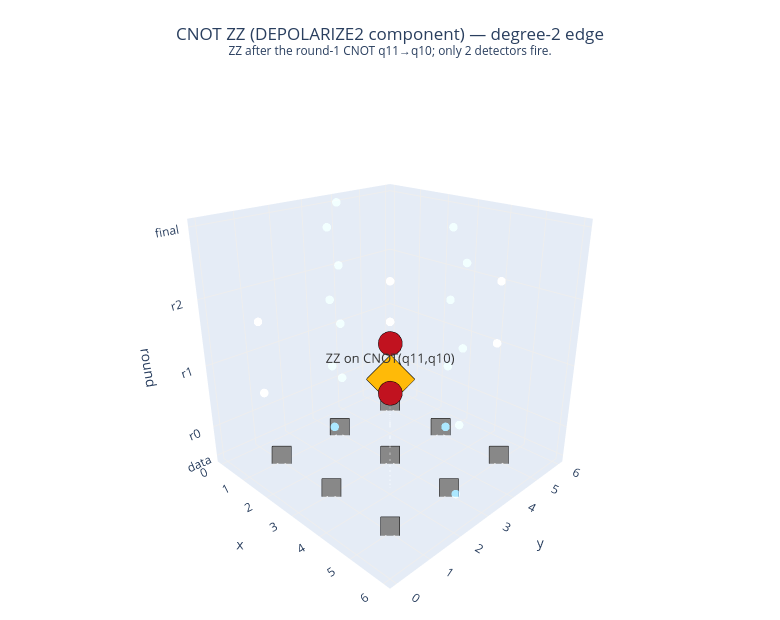

This figure's notebook cell:
### Markdown cell above
## 4. `DEPOLARIZE2` ZZ on a CNOT → degree 2 (no hyperedge)

ZZ is the partner case: the Z on the ancilla flips its own measurement, and the Z on the data qubit gets seen later by the neighbouring X-stabilizers. Again only 2 detectors fire — XX and ZZ on a CNOT, like a bare data X and a bare data Z, sit firmly in the ordinary-edge regime.

### Code cell
circ = inject_after_cnot(clean_circuit, cx_idx=6, paulis=[(11, 'Z'), (10, 'Z')])
fired = fired_detectors(circ)
print(f"Fired detectors: {fired}  (count = {len(fired)})")

fig = plot_event(
    fired,
    injection=(3.5, 2.5, 1.0, 'ZZ on CNOT(q11,q10)'),
    title='CNOT ZZ (DEPOLARIZE2 component) — degree-2 edge',
    subtitle='ZZ after the round-1 CNOT q11→q10; only 2 detectors fire.'
)
fig.show()

### Figure 1 — Plotly figure (JSON) as saved in the notebook; plotly's stock layout.template omitted (floating-point values rounded to 4 significant figures)
{"data": [{"hoverinfo": "text", "marker": {"color": ["rgba(70,130,180,0.25)", "rgba(70,130,180,0.25)", "rgba(70,130,180,0.25)", "rgba(70,130,180,0.25)", "rgba(214,93,107,0.25)", "rgba(70,130,180,0.25)", "rgba(214,93,107,0.25)", "rgba(70,130,180,0.25)", "rgba(70,130,180,0.25)", "rgba(214,93,107,0.25)", "rgba(70,130,180,0.25)", "rgba(214,93,107,0.25)", "rgba(214,93,107,0.25)", "rgba(70,130,180,0.25)", "rgba(214,93,107,0.25)", "rgba(70,130,180,0.25)", "rgba(70,130,180,0.25)", "rgba(214,93,107,0.25)", "rgba(70,130,180,0.25)", "rgba(214,93,107,0.25)", "rgba(70,130,180,0.25)", "rgba(70,130,180,0.25)", "rgba(70,130,180,0.25)", "rgba(70,130,180,0.25)"], "line": {"width": 0}, "size": 5}, "mode": "markers", "name": "detectors (idle)", "showlegend": false, "text": ["det 0 | round 0 | Z-type", "det 1 | round 0 | Z-type", "det 2 | round 0 | Z-type", "det 3 | round 0 | Z-type", "det 4 | round 1 | X-type", "det 5 | round 1 | Z-type", "det 6 | round 1 | X-type", "det 7 | round 1 | Z-type", "det 8 | round 1 | Z-type", "det 9 | round 1 | X-type", "det 10 | round 1 | Z-type", "det 11 | round 1 | X-type", "det 12 | round 2 | X-type", "det 13 | round 2 | Z-type", "det 14 | round 2 | X-type", "det 15 | round 2 | Z-type", "det 16 | round 2 | Z-type", "det 17 | round 2 | X-type", "det 18 | round 2 | Z-type", "det 19 | round 2 | X-type", "det 20 | round 3 | Z-type", "det 21 | round 3 | Z-type", "det 22 | round 3 | Z-type", "det 23 | round 3 | Z-type"], "type": "scatter3d", "x": [0, 2, 4, 6, 2, 2, 4, 6, 0, 2, 4, 4, 2, 2, 4, 6, 0, 2, 4, 4, 0, 2, 4, 6], "y": [4, 2, 4, 2, 0, 2, 2, 2, 4, 4, 4, 6, 0, 2, 2, 2, 4, 4, 4, 6, 4, 2, 4, 2], "z": [0, 0, 0, 0, 1, 1, 1, 1, 1, 1, 1, 1, 2, 2, 2, 2, 2, 2, 2, 2, 3, 3, 3, 3]}, {"hoverinfo": "text", "marker": {"color": ["#c1121f", "#c1121f"], "line": {"color": "black", "width": 2}, "size": 14}, "mode": "markers", "name": "fired", "showlegend": false, "text": ["FIRED det 6 | round 1 | X-type", "FIRED det 9 | round 1 | X-type"], "type": "scatter3d", "x": [4, 2], "y": [2, 4], "z": [1, 1]}, {"hoverinfo": "skip", "line": {"color": "rgba(120,120,120,0.45)", "dash": "dot", "width": 2}, "mode": "lines", "showlegend": false, "type": "scatter3d", "x": [4, 4], "y": [2, 2], "z": [1, -0.5]}, {"hoverinfo": "skip", "line": {"color": "rgba(120,120,120,0.45)", "dash": "dot", "width": 2}, "mode": "lines", "showlegend": false, "type": "scatter3d", "x": [2, 2], "y": [4, 4], "z": [1, -0.5]}, {"hoverinfo": "text", "marker": {"color": "#888888", "line": {"color": "black", "width": 1}, "size": 10, "symbol": "square"}, "mode": "markers+text", "name": "data qubits", "showlegend": false, "text": ["q1", "q3", "q5", "q8", "q10", "q12", "q15", "q17", "q19"], "textfont": {"color": "#333", "size": 10}, "textposition": "bottom center", "type": "scatter3d", "x": [1, 3, 5, 1, 3, 5, 1, 3, 5], "y": [1, 1, 1, 3, 3, 3, 5, 5, 5], "z": [-0.5, -0.5, -0.5, -0.5, -0.5, -0.5, -0.5, -0.5, -0.5]}, {"hoverinfo": "text", "marker": {"color": "#ffba08", "line": {"color": "black", "width": 2}, "size": 16, "symbol": "diamond"}, "mode": "markers+text", "name": "injected error", "showlegend": false, "text": ["ZZ on CNOT(q11,q10)"], "textfont": {"color": "#333", "size": 13}, "textposition": "top center", "type": "scatter3d", "x": [3.5], "y": [2.5], "z": [1]}], "layout": {"height": 620, "margin": {"b": 0, "l": 0, "r": 0, "t": 80}, "paper_bgcolor": "white", "scene": {"aspectmode": "cube", "bgcolor": "white", "camera": {"eye": {"x": 1.6, "y": -1.6, "z": 1}}, "xaxis": {"gridcolor": "#eee", "showgrid": true, "title": {"text": "x"}, "zeroline": false}, "yaxis": {"gridcolor": "#eee", "showgrid": true, "title": {"text": "y"}, "zeroline": false}, "zaxis": {"gridcolor": "#eee", "showgrid": true, "ticktext": ["data", "r0", "r1", "r2", "final"], "tickvals": [-0.5, 0, 1, 2, 3], "title": {"text": "round"}, "zeroline": false}}, "title": {"text": "CNOT ZZ (DEPOLARIZE2 component) — degree-2 edge<br><sup>ZZ after the round-1 CNOT q11→q10; only 2 detectors fire.</sup>", "x": 0.5, "xanchor": "center"}, "width": 780}}
